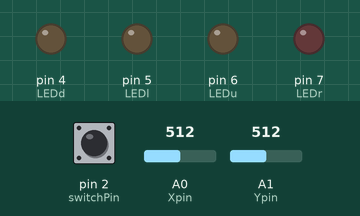
The sketch below on a simulated Arduino Uno, built with avr-gcc and run on an emulated ATmega328P. Parts: output pins drawn as LEDs (lit = HIGH). The inputs (shaded band) are chosen by the test bench; at power-on: A0 (Xpin) = 512, A1 (Ypin) = 512, pin 2 (switchPin) HIGH.

Above: at 1.2 s.
1.3 s: A0 (Xpin) set to 587
2.8 s: A0 (Xpin) set to 616
At 4.0 s:
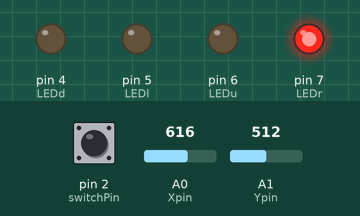
4.3 s: A1 (Ypin) set to 587
5.8 s: A1 (Ypin) set to 612
At 6.5 s:
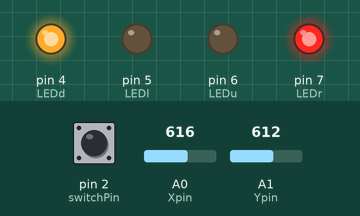
7.3 s: pin 2 (switchPin) pulled LOW for 0.15 s
At 7.37 s:
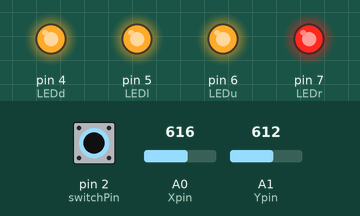
8.9 s: A0 (Xpin) set to 590
At 10.0 s:
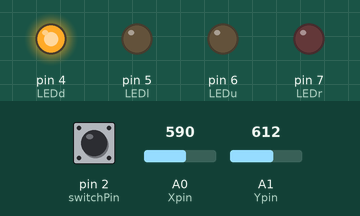
Timing chart, 0 to 11.4 s (numbered marks = the images above; inputs shaded):
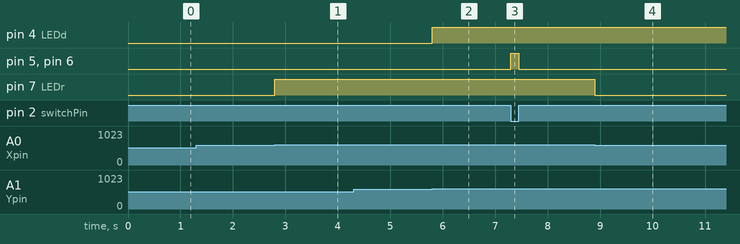

Measured:
- the behaviour switches between 600 and 601 on A0 (Xpin) (found by bisection; images 0 and 1)
- the behaviour switches between 600 and 601 on A1 (Ypin) (found by bisection; images 1 and 2)
- after the input at 1.3 s, every drawn part: stays the same
- after the input at 2.8 s, pin 7 (LEDr): LOW → HIGH at once
- after the input at 4.3 s, every drawn part: stays the same
- after the input at 5.8 s, pin 4 (LEDd): LOW → HIGH at once
- after the input at 7.3 s, pin 5 (LEDl), pin 6 (LEDu): LOW → HIGH at once, → LOW 0.15 s later
- after the input at 8.9 s, pin 7 (LEDr): HIGH → LOW at once

The sketch:

joystick_led.ino
```cpp
int Xpin=A0;
int Ypin=A1;
int switchPin=2;
int Xval;
int Yval;
int switchVal;
int LEDl=5;
int LEDu=6;
int LEDr=7;
int LEDd=4;

void setup() {
  // put your setup code here, to run once:
  Serial.begin(115200);
  pinMode(switchPin,INPUT_PULLUP);
  pinMode(Xpin,INPUT);
  pinMode(Ypin,INPUT);
  pinMode(LEDl,OUTPUT);
  pinMode(LEDu,OUTPUT);
  pinMode(LEDr,OUTPUT);
  pinMode(LEDd,OUTPUT);

}

void loop() {
  // put your main code here, to run repeatedly:
  Xval=analogRead(Xpin);
  Yval=analogRead(Ypin);
  switchVal=digitalRead(switchPin);

  if (switchVal==1) {

    // Left & Right control:
    if (Xval>600) {
      digitalWrite(LEDr,HIGH);
      digitalWrite(LEDl,LOW);
    }
    if (Xval<400) {
      digitalWrite(LEDr,LOW);
      digitalWrite(LEDl,HIGH);
    }
    if (Xval<600 && Xval>400) {
      digitalWrite(LEDr,LOW);
      digitalWrite(LEDl,LOW);
    }

    // Up & Down control:
    if (Yval>600) {
      digitalWrite(LEDu,LOW);
      digitalWrite(LEDd,HIGH);
    }
    if (Yval<400) {
      digitalWrite(LEDu,HIGH);
      digitalWrite(LEDd,LOW);
    }
    if (Yval<600 && Yval>400) {
      digitalWrite(LEDu,LOW);
      digitalWrite(LEDd,LOW);
    }

  }

  else {
    // Light up all LED's.
    digitalWrite(LEDu,HIGH);
    digitalWrite(LEDd,HIGH);
    digitalWrite(LEDl,HIGH);
    digitalWrite(LEDr,HIGH);
  }

}
```
